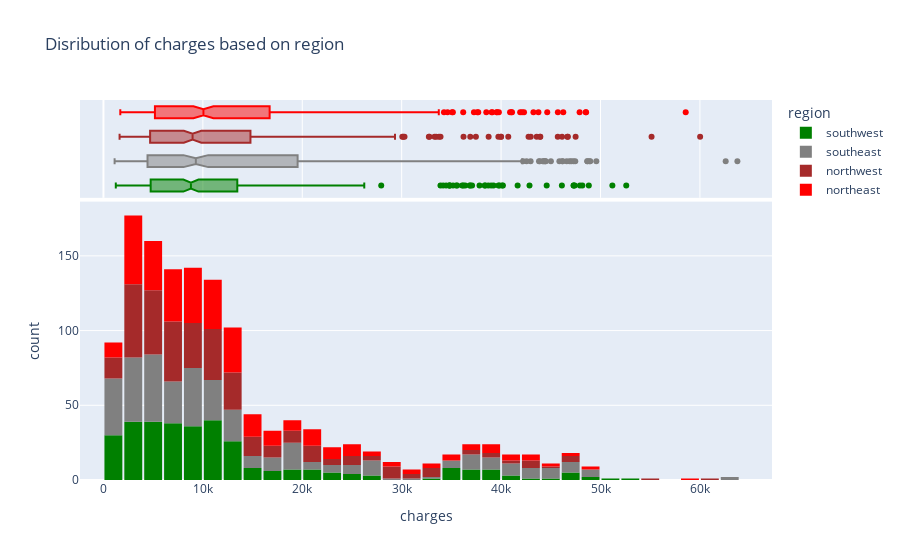

Notebook cell for this chart:
### Code cell
fig=px.histogram(
    medical_df,
    x='charges',
    marginal='box',
    color='region',
    color_discrete_sequence=['green','grey','brown', 'red'],
    title='Disribution of charges based on region'
)
fig.update_layout(bargap=0.1)
fig.show()

### Figure 1 — Plotly figure (JSON) as saved in the notebook; plotly's stock layout.template omitted (floating-point values rounded to 4 significant figures; data arrays with more than 128 entries replaced by an {"elided": "..."} marker saying what was removed)
{"data": [{"bingroup": "x", "hovertemplate": "region=southwest<br>charges=%{x}<br>count=%{y}<extra></extra>", "legendgroup": "southwest", "marker": {"color": "green", "pattern": {"shape": ""}}, "name": "southwest", "orientation": "v", "showlegend": true, "type": "histogram", "x": {"elided": "325 float values"}, "xaxis": "x", "yaxis": "y"}, {"hovertemplate": "region=southwest<br>charges=%{x}<extra></extra>", "legendgroup": "southwest", "marker": {"color": "green"}, "name": "southwest", "notched": true, "showlegend": false, "type": "box", "x": {"elided": "325 float values"}, "xaxis": "x2", "yaxis": "y2"}, {"bingroup": "x", "hovertemplate": "region=southeast<br>charges=%{x}<br>count=%{y}<extra></extra>", "legendgroup": "southeast", "marker": {"color": "grey", "pattern": {"shape": ""}}, "name": "southeast", "orientation": "v", "showlegend": true, "type": "histogram", "x": {"elided": "364 float values"}, "xaxis": "x", "yaxis": "y"}, {"hovertemplate": "region=southeast<br>charges=%{x}<extra></extra>", "legendgroup": "southeast", "marker": {"color": "grey"}, "name": "southeast", "notched": true, "showlegend": false, "type": "box", "x": {"elided": "364 float values"}, "xaxis": "x2", "yaxis": "y2"}, {"bingroup": "x", "hovertemplate": "region=northwest<br>charges=%{x}<br>count=%{y}<extra></extra>", "legendgroup": "northwest", "marker": {"color": "brown", "pattern": {"shape": ""}}, "name": "northwest", "orientation": "v", "showlegend": true, "type": "histogram", "x": {"elided": "325 float values"}, "xaxis": "x", "yaxis": "y"}, {"hovertemplate": "region=northwest<br>charges=%{x}<extra></extra>", "legendgroup": "northwest", "marker": {"color": "brown"}, "name": "northwest", "notched": true, "showlegend": false, "type": "box", "x": {"elided": "325 float values"}, "xaxis": "x2", "yaxis": "y2"}, {"bingroup": "x", "hovertemplate": "region=northeast<br>charges=%{x}<br>count=%{y}<extra></extra>", "legendgroup": "northeast", "marker": {"color": "red", "pattern": {"shape": ""}}, "name": "northeast", "orientation": "v", "showlegend": true, "type": "histogram", "x": {"elided": "324 float values"}, "xaxis": "x", "yaxis": "y"}, {"hovertemplate": "region=northeast<br>charges=%{x}<extra></extra>", "legendgroup": "northeast", "marker": {"color": "red"}, "name": "northeast", "notched": true, "showlegend": false, "type": "box", "x": {"elided": "324 float values"}, "xaxis": "x2", "yaxis": "y2"}], "layout": {"bargap": 0.1, "barmode": "relative", "legend": {"title": {"text": "region"}, "tracegroupgap": 0}, "title": {"text": "Disribution of charges based on region"}, "xaxis": {"anchor": "y", "domain": [0, 1], "title": {"text": "charges"}}, "xaxis2": {"anchor": "y2", "domain": [0, 1], "matches": "x", "showgrid": true, "showticklabels": false}, "yaxis": {"anchor": "x", "domain": [0, 0.7326], "title": {"text": "count"}}, "yaxis2": {"anchor": "x2", "domain": [0.7426, 1], "matches": "y2", "showgrid": false, "showline": false, "showticklabels": false, "ticks": ""}}}
